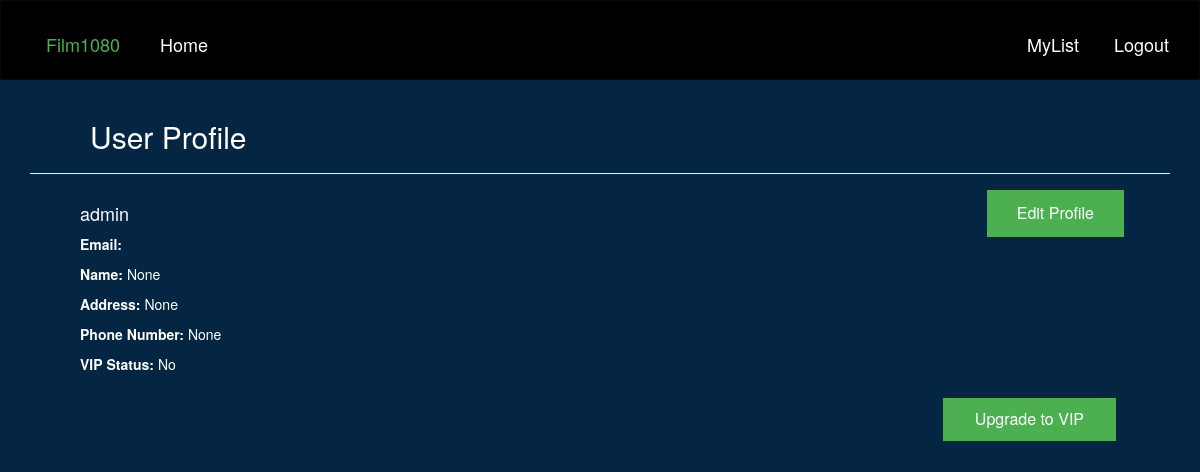
Screenshot of /profile/ (signed in) with the database file from the repository.
### recommend/models.py (models this page shows, shortened)
class UserProfile(models.Model):
    user = models.OneToOneField(User, on_delete=models.CASCADE, unique=True)
    name = models.CharField(max_length=100, blank=True, null=True)
    address = models.CharField(max_length=100, blank=True, null=True)
    phone_number = models.CharField(max_length=15, blank=True, null=True)
    is_vip = models.BooleanField(default=False)
    banned = models.BooleanField(default=False)

### recommend/account.py (the view)
# urls.py: path('profile/', Profile.as_view(), name='profile'),
class Profile(LoginRequiredMixin, TemplateView):
    template_name = 'recommend/profile.html'
    def get_context_data(self, **kwargs):
        context = super().get_context_data(**kwargs)
        user = self.request.user
        context['user_profile'] = getattr(user, 'userprofile', None)
        context['user_full_name'] = user.get_full_name()
        return context

### recommend/templates/recommend/profile.html (shortened to what this page needs)
<!DOCTYPE html>
<html>
<head>
    {% load static %}
    <link rel="stylesheet" type="text/css" href="{% static 'recommend/css/bootstrap.min.css'%}">
    <link rel="stylesheet" href="https://maxcdn.bootstrapcdn.com/font-awesome/4.5.0/css/font-awesome.min.css">
    <link rel="stylesheet" href="{% static 'recommend/css/base.css' %}">
</head>
<body style="background-color:#052642">
    <nav class="navbar navbar-inverse">
        <div class="container-fluid">
            <div class="collapse navbar-collapse" id="topNavBar">
                <ul class="nav navbar-nav">
                    <li><a style="color:#4CAF50" href="/">Film1080</a></li>
                </ul>
                <ul class="nav navbar-nav">
                    <li><a href="{% url 'home' %}">&nbsp; Home</a></li>
                </ul>
                <ul class="nav navbar-nav navbar-right">
                    <li>
                        <a href="{% url 'watch' %}">
                            MyList
                        </a>
                    </li>
                    {% if not request.user.is_authenticated %}
                    <li>
                        <a href="{% url 'signup' %}">
                            <span aria-hidden="true"></span>SignUp
                        </a>
                    </li>
                    <li>
                        <a href="{% url 'login' %}">
                            <span aria-hidden="true"></span>Login
                        </a>
                    </li>
                    {% else %}
                    <li>
                        <a href="{% url 'logout' %}">
                            &nbsp;Logout
                        </a>
                    </li>
                    {% endif %}
                </ul>
            </div>
        </div>
    </nav>
    <div class="container" style="color: white; margin-top: 20px;">
        <h2>User Profile</h2>
        <hr>
        <div class="row">
            <div class="col-md-12">
                <div style="text-align: right; margin-bottom: 10px;">
                    <a href="{% url 'profile_edit' %}" class="button1 float-right">Edit Profile</a>
                </div>
                <h4>{{ user.username }}</h4>
                <p><strong>Email:</strong> {{ user.email }}</p>
                <p><strong>Name:</strong> {{ user_profile.name }}</p>
                <p><strong>Address:</strong> {{ user_profile.address }}</p>
                <p><strong>Phone Number:</strong> {{ user_profile.phone_number }}</p>
                <p><strong>VIP Status:</strong> {{ user_profile.is_vip|yesno:"Yes,No" }}</p>
                {% if not user_profile.is_vip %}
                <div style="text-align: right; margin-top: 20px;">
                    <a href="{% url 'upgrade_vip' %}" class="button">Upgrade to VIP</a>
                </div>
                {% endif %}
            </div>
        </div>
    </div>
</body>
</html>

### recommend/static/recommend/css/base.css (style rules this page uses)
.navbar { border-radius: 0; min-height: 80px; }
.container-fluid { margin-top: 18px; }
.navbar-nav>li>a { font-size: 18px; }
.navbar-inverse .navbar-nav>li>a { color: #fff; }
h2 { margin-left: 60px; }
* { margin: 0; }
html, body { height: 100%; }

### recommend/templates/recommend/profile.html (style rules this page uses)
.button { background-color: #4CAF50; border: none; color: white; padding: 10px 32px; text-align: center; text-decoration: none; display: inline-block; font-size: 16px; margin: 4px 4px; cursor: pointer; margin-left: 45px; }
.button1 { background-color: #4CAF50; border: none; color: white; padding: 12px 30px; text-align: center; text-decoration: none; display: inline-block; font-size: 16px; margin: -4px -4px; cursor: pointer; margin-left: 4px; }
.float-right { float: right; }

### rows the page displays
UserProfile: name "None", address "None", phone_number "None", is_vip "No"

### other values shown
{{ user.username }} "admin"
